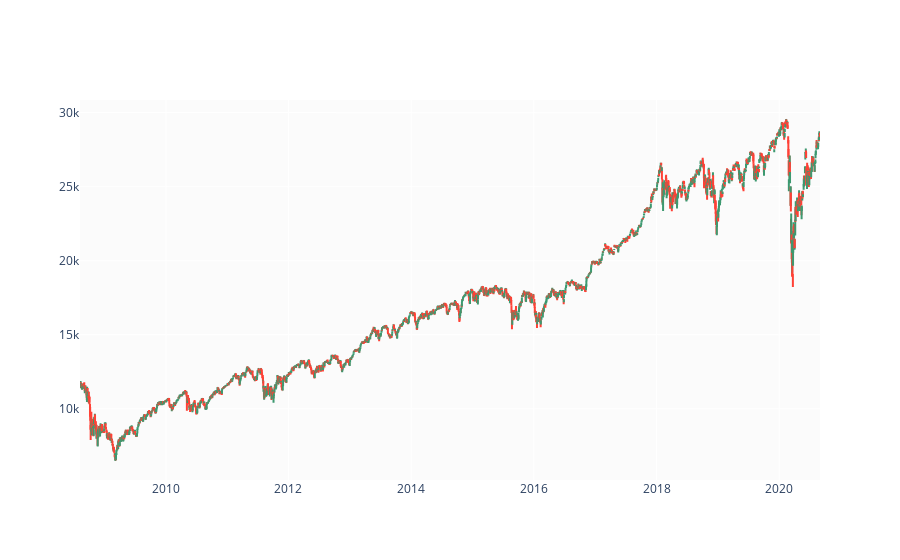

Notebook code for this chart:
### Code cell
fig = go.Figure([go.Ohlc(x=dj.Date,
                         open=dj.Open,
                         high=dj.High,
                         low=dj.Low,
                         close=dj.Close)])
fig.update(layout_xaxis_rangeslider_visible=False)
fig.show()

### Figure 1 — Plotly figure (JSON) as saved in the notebook; plotly's stock layout.template omitted (floating-point values rounded to 4 significant figures; data arrays with more than 128 entries replaced by an {"elided": "..."} marker saying what was removed)
{"data": [{"close": {"elided": "3037 float values"}, "high": {"elided": "3037 float values"}, "low": {"elided": "3037 float values"}, "open": {"elided": "3037 float values"}, "type": "ohlc", "x": {"elided": "3037 str values"}}], "layout": {"xaxis": {"rangeslider": {"visible": false}}}}
